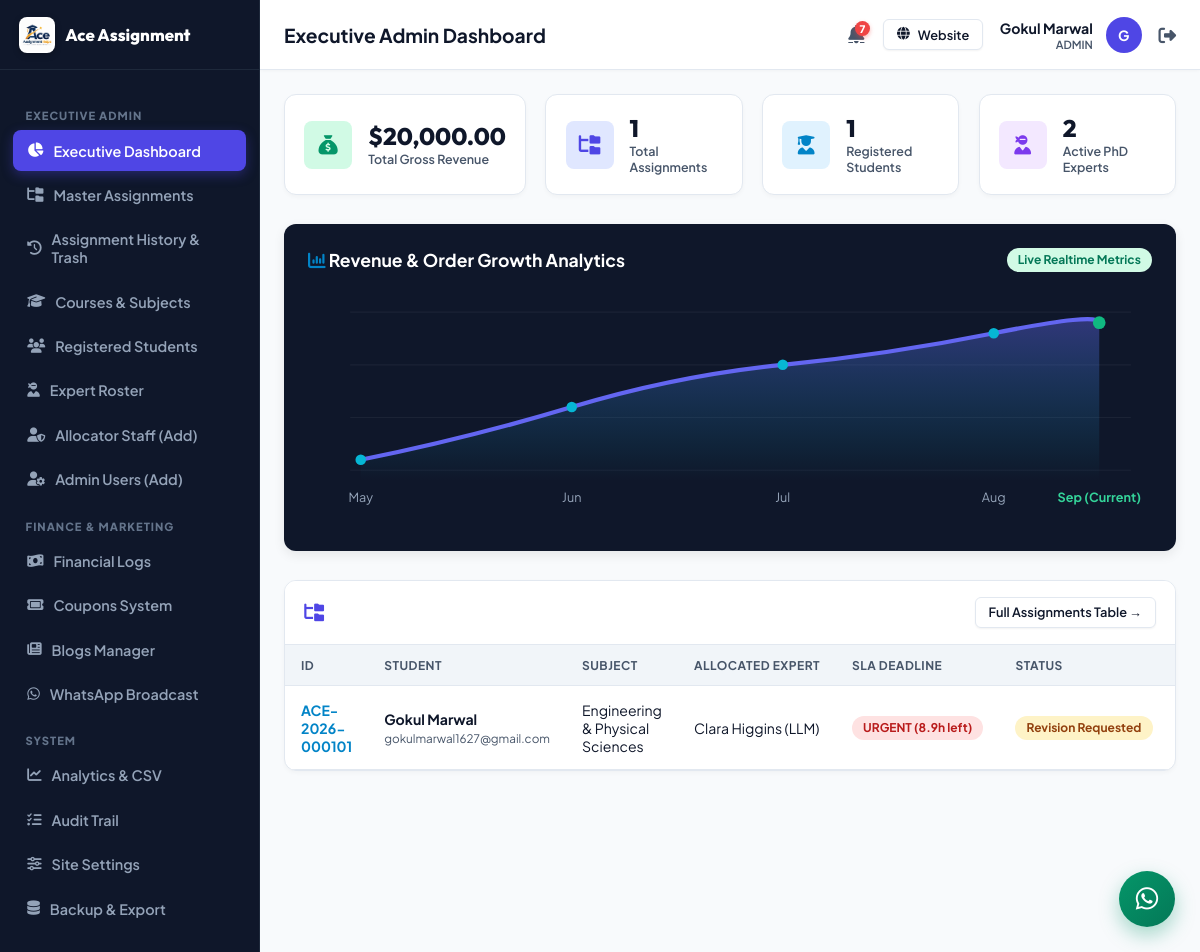
The app's page /admin/index.php (signed in) with its own data.
### tables this page shows
CREATE TABLE `payments` (
  `id` int NOT NULL AUTO_INCREMENT,
  `payment_id` varchar(50) NOT NULL,
  `assignment_id` varchar(50) NOT NULL,
  `student_id` varchar(50) NOT NULL,
  `amount` decimal(10,2) NOT NULL,
  `currency` varchar(10) DEFAULT 'USD',
  `status` varchar(50) DEFAULT 'Paid',
  `payment_method` varchar(100) DEFAULT NULL,
  `transaction_id` varchar(100) DEFAULT NULL,
  `payment_date` datetime DEFAULT CURRENT_TIMESTAMP,
  `payment_plan` varchar(50) DEFAULT '100%',
  PRIMARY KEY (`id`),
  UNIQUE KEY `payment_id` (`payment_id`)
);

CREATE TABLE `assignments` (
  `id` int NOT NULL AUTO_INCREMENT,
  `assignment_id` varchar(50) NOT NULL,
  `student_id` varchar(50) NOT NULL,
  `title` varchar(255) NOT NULL,
  `subject` varchar(100) NOT NULL,
  `assignment_type` varchar(100) DEFAULT NULL,
  `deadline` datetime DEFAULT NULL,
  `timezone` varchar(50) DEFAULT NULL,
  `word_count` int DEFAULT '250',
  `pages` int DEFAULT '1',
  `reference_style` varchar(50) DEFAULT NULL,
  `priority` varchar(50) DEFAULT 'Normal',
  `language` varchar(50) DEFAULT 'English (US)',
  `instructions` text,
  `currency` varchar(10) DEFAULT 'USD',
  `price` decimal(10,2) DEFAULT '0.00',
  `discount_code` varchar(50) DEFAULT NULL,
  `final_price` decimal(10,2) DEFAULT '0.00',
  `status` varchar(50) DEFAULT 'New',
  `allocator_id` varchar(50) DEFAULT NULL,
  `expert_id` varchar(50) DEFAULT NULL,
  `country` varchar(100) DEFAULT NULL,
  `university` varchar(255) DEFAULT NULL,
  `created_at` datetime DEFAULT CURRENT_TIMESTAMP,
  `updated_at` datetime DEFAULT CURRENT_TIMESTAMP ON UPDATE CURRENT_TIMESTAMP,
  `payment_status` varchar(50) DEFAULT 'Unpaid',
  `payment_plan` varchar(50) DEFAULT '100%',
  `paid_amount` decimal(10,2) DEFAULT '0.00',
  `remaining_balance` decimal(10,2) DEFAULT '0.00',
  `refund_reason` text,
  `revision_notes` text,
  PRIMARY KEY (`id`),
  UNIQUE KEY `assignment_id` (`assignment_id`)
);

CREATE TABLE `students` (
  `id` int NOT NULL AUTO_INCREMENT,
  `student_id` varchar(50) NOT NULL,
  `name` varchar(255) NOT NULL,
  `email` varchar(255) NOT NULL,
  `phone` varchar(100) DEFAULT NULL,
  `password` varchar(255) NOT NULL,
  `country` varchar(100) DEFAULT NULL,
  `university` varchar(255) DEFAULT NULL,
  `course` varchar(255) DEFAULT NULL,
  `status` varchar(50) DEFAULT 'Active',
  `created_at` datetime DEFAULT CURRENT_TIMESTAMP,
  PRIMARY KEY (`id`),
  UNIQUE KEY `student_id` (`student_id`),
  UNIQUE KEY `email` (`email`)
);

CREATE TABLE `experts` (
  `id` int NOT NULL AUTO_INCREMENT,
  `expert_id` varchar(50) NOT NULL,
  `name` varchar(255) NOT NULL,
  `email` varchar(255) NOT NULL,
  `phone` varchar(100) DEFAULT NULL,
  `subjects` text,
  `rating` decimal(3,2) DEFAULT '5.00',
  `completed_count` int DEFAULT '0',
  `status` varchar(50) DEFAULT 'Available',
  PRIMARY KEY (`id`),
  UNIQUE KEY `expert_id` (`expert_id`),
  UNIQUE KEY `email` (`email`)
);

### includes/auth.php (called while the page is built, shortened)
<?php
require_once __DIR__ . '/db.php';
class Auth {
    public static function currentUser() {
        return $_SESSION['user'] ?? null;
    }
    public static function checkLoggedIn() {
        $user = self::currentUser();
        if ($user) {
            $table = ($user['role'] === 'Admin') ? 'admins' : (($user['role'] === 'Allocator') ? 'allocators' : (($user['role'] === 'Expert') ? 'experts' : 'students'));
            $idKey = ($user['role'] === 'Admin') ? 'admin_id' : (($user['role'] === 'Allocator') ? 'allocator_id' : (($user['role'] === 'Expert') ? 'expert_id' : 'student_id'));
            $record = DataStore::findOne($table, $idKey, $user['id']);
        }
    }
    public static function checkRole($allowedRoles = []) {
        self::checkLoggedIn();
    }
}

### includes/db.php (called while the page is built, shortened)
<?php
class DataStore {
    private static $pdo = null;
    private static $dbHost = 'database-1.c1o0ygcs2cex.ap-south-1.rds.amazonaws.com';
    private static $dbPort = 3306;
    private static $dbUser = 'admin';
    private static $dbPass = 'Marwal#1627';
    private static $dbName = 'aceassignmenthelp_db';
    public static function getPdo() {
        if (self::$pdo === null) {
            try {
                $dsn = "mysql:host=" . self::$dbHost . ";port=" . self::$dbPort . ";dbname=" . self::$dbName . ";charset=utf8mb4";
                self::$pdo = new PDO($dsn, self::$dbUser, self::$dbPass, [
                    PDO::ATTR_ERRMODE => PDO::ERRMODE_EXCEPTION,
                    PDO::ATTR_DEFAULT_FETCH_MODE => PDO::FETCH_ASSOC,
                    PDO::ATTR_EMULATE_PREPARES => false,
                    PDO::ATTR_TIMEOUT => 5
                ]);
            } catch (Throwable $e) {
                error_log("MySQL Connection Failed: " . $e->getMessage());
                self::$pdo = null;
                throw new Exception("Unable to connect to MySQL database: " . $e->getMessage());
            }
        }
        return self::$pdo;
    }
    private static function formatRecordFromDb($collectionName, $row) {
        if ($collectionName === 'experts' && isset($row['subjects'])) {
            if (is_string($row['subjects'])) {
                $decoded = json_decode($row['subjects'], true);
                $row['subjects'] = is_array($decoded) ? $decoded : array_map('trim', explode(',', $row['subjects']));
            }
        }
        if ($collectionName === 'notifications') {
            if (isset($row['notification_id'])) {
                $row['id'] = $row['notification_id'];
            }
            $row['is_read'] = (bool)($row['is_read'] ?? false);
        }
        return $row;
    }
    public static function getCollection($collectionName) {
        $pdo = self::getPdo();
        try {
            $stmt = $pdo->query("SELECT * FROM `$collectionName` ORDER BY id DESC");
            $rows = $stmt->fetchAll();
            $result = [];
            foreach ($rows as $row) {
                $result[] = self::formatRecordFromDb($collectionName, $row);
            }
            return $result;
        } catch (Throwable $e) {
            error_log("DataStore::getCollection error ($collectionName): " . $e->getMessage());
            return [];
        }
    }
    public static function findOne($collectionName, $key, $value) {
        $pdo = self::getPdo();
        try {
            $sqlKey = $key;
            $stmt = $pdo->prepare("SELECT * FROM `$collectionName` WHERE `$sqlKey` = ? LIMIT 1");
            $stmt->execute([$value]);
            $row = $stmt->fetch();
            if ($row) {
                return self::formatRecordFromDb($collectionName, $row);
            }
        } catch (Throwable $e) {
            error_log("DataStore::findOne error ($collectionName, $key): " . $e->getMessage());
        }
        return null;
    }
}

### includes/helpers.php (called while the page is built, shortened)
<?php
require_once __DIR__ . '/db.php';
function get_sla_status($deadline_str)
{
    $now = time();
    $deadline = strtotime($deadline_str);
    $diff_seconds = $deadline - $now;
    $hours_left = round($diff_seconds / 3600, 1);
    if ($diff_seconds <= 0) {
        return [
            'level' => 'overdue',
            'label' => 'OVERDUE (' . abs(round($hours_left)) . 'h ago)',
            'hours_left' => $hours_left,
            'badge_class' => 'sla-red-pulse'
        ];
    } elseif ($hours_left <= 12) {
        return [
            'level' => 'red',
            'label' => 'URGENT (' . $hours_left . 'h left)',
            'hours_left' => $hours_left,
            'badge_class' => 'sla-red'
        ];
    }
}
function get_status_badge_class($status)
{
    switch ($status) {
        case 'Revision Requested':
            return 'badge-amber';
    }
}
function get_user_notifications($user_id, $user_role)
{
    $all = DataStore::getCollection('notifications');
    $filtered = array_filter($all, function ($n) use ($user_id, $user_role) {
        $targetRole = $n['user_role'] ?? '';
        $targetUser = $n['user_id'] ?? '';
        if (!empty($targetUser)) {
            return ($targetUser === $user_id);
        }
        if ($targetRole === 'All')
            return true;
        if ($targetRole === $user_role)
            return true;
        if ($user_role === 'Admin')
            return true;
        return false;
    });
    usort($filtered, function ($a, $b) {
        return strtotime($b['created_at'] ?? '0') - strtotime($a['created_at'] ?? '0');
    });
    return array_values($filtered);
}
function get_unread_notifications_count($user_id, $user_role)
{
    $notifs = get_user_notifications($user_id, $user_role);
    $count = 0;
    foreach ($notifs as $n) {
        if (empty($n['is_read'])) {
            $count++;
        }
    }
    return $count;
}

### admin/index.php (the view, shortened to what this page needs)
<?php
$pageTitle = "Executive Admin Dashboard";
require_once __DIR__ . '/../includes/auth.php';
Auth::checkRole('Admin');
require_once __DIR__ . '/../includes/helpers.php';
include __DIR__ . '/../includes/portal_header.php';
$assignments = DataStore::getCollection('assignments');
$students = DataStore::getCollection('students');
$experts = DataStore::getCollection('experts');
$payments = DataStore::getCollection('payments');
$totalRevenue = array_reduce($payments, function($sum, $p) { return $sum + (float)$p['amount']; }, 0);
?>
<div class="metrics-grid">
  <div class="metric-card">
    <div class="metric-icon icon-green"><i class="fa-solid fa-sack-dollar"></i></div>
    <div class="metric-info">
      <div class="m-val">$<?php echo number_format($totalRevenue, 2); ?></div>
      <div class="m-lbl">Total Gross Revenue</div>
    </div>
  </div>
  <div class="metric-card">
    <div class="metric-icon icon-blue"><i class="fa-solid fa-folder-tree"></i></div>
    <div class="metric-info">
      <div class="m-val"><?php echo count($assignments); ?></div>
      <div class="m-lbl">Total Assignments</div>
    </div>
  </div>
  <div class="metric-card">
    <div class="metric-icon icon-cyan"><i class="fa-solid fa-user-graduate"></i></div>
    <div class="metric-info">
      <div class="m-val"><?php echo count($students); ?></div>
      <div class="m-lbl">Registered Students</div>
    </div>
  </div>
  <div class="metric-card">
    <div class="metric-icon icon-purple"><i class="fa-solid fa-user-ninja"></i></div>
    <div class="metric-info">
      <div class="m-val"><?php echo count($experts); ?></div>
      <div class="m-lbl">Active PhD Experts</div>
    </div>
  </div>
</div>
<div class="chart-box">
  <div style="display:flex; justify-content:space-between; align-items:center; margin-bottom:1.2rem;">
    <h3 style="font-size:1.1rem; color:#fff;"><i class="fa-solid fa-chart-column" style="color:var(--secondary);"></i> Revenue & Order Growth Analytics</h3>
    <span class="badge badge-success">Live Realtime Metrics</span>
  </div>
  <svg viewBox="0 0 800 220" style="width:100%; height:auto; overflow:visible;">
    <text x="50" y="200" fill="#94a3b8" font-size="12" text-anchor="middle">May</text>
    <text x="250" y="200" fill="#94a3b8" font-size="12" text-anchor="middle">Jun</text>
    <text x="450" y="200" fill="#94a3b8" font-size="12" text-anchor="middle">Jul</text>
    <text x="650" y="200" fill="#94a3b8" font-size="12" text-anchor="middle">Aug</text>
    <text x="750" y="200" fill="#34d399" font-size="12" text-anchor="middle" font-weight="bold">Sep (Current)</text>
  </svg>
</div>
<div class="table-card">
  <div class="table-header">
    <h3 style="font-size:1.1rem; color:#fff;"><i class="fa-solid fa-folder-tree" style="color:var(--primary);"></i> Master Assignments Management</h3>
    <a href="/admin/assignments.php" class="btn btn-outline btn-sm">Full Assignments Table &rarr;</a>
  </div>
  <div class="table-responsive">
    <table class="data-table">
      <thead>
        <tr>
          <th>ID</th>
          <th>Student</th>
          <th>Subject</th>
          <th>Allocated Expert</th>
          <th>SLA Deadline</th>
          <th>Status</th>
          <th>Price</th>
        </tr>
      </thead>
      <tbody>
        <?php foreach (array_slice($assignments, 0, 5) as $asm):
          $student = DataStore::findOne('students', 'student_id', $asm['student_id']);
          $expert = DataStore::findOne('experts', 'expert_id', $asm['expert_id']);
          $sla = get_sla_status($asm['deadline']);
        ?>
          <tr>
            <td><strong style="color:var(--secondary);"><?php echo htmlspecialchars($asm['assignment_id']); ?></strong></td>
            <td><strong><?php echo htmlspecialchars($student['name'] ?? 'Student'); ?></strong><br><small style="color:var(--text-muted);"><?php echo htmlspecialchars($student['email'] ?? ''); ?></small></td>
            <td><?php echo htmlspecialchars($asm['subject']); ?></td>
            <td><?php echo htmlspecialchars($expert['name'] ?? 'Unassigned'); ?></td>
            <td><span class="badge <?php echo $sla['badge_class']; ?>"><?php echo $sla['label']; ?></span></td>
            <td><span class="badge <?php echo get_status_badge_class($asm['status']); ?>"><?php echo htmlspecialchars($asm['status']); ?></span></td>
            <td><strong><?php echo format_currency_amount($asm['final_price'], $asm['currency'] ?? 'USD'); ?></strong></td>
          </tr>
        <?php endforeach; ?>
      </tbody>
    </table>
  </div>
</div>
</div>
</div>
</body>
</html>

### includes/portal_header.php (shortened to what this page needs)
<?php
require_once __DIR__ . '/auth.php';
require_once __DIR__ . '/helpers.php';
$currentUser = Auth::currentUser();
$userRole = $currentUser['role'];
?>
<!DOCTYPE html>
<html lang="en">
<head>
  <link rel="stylesheet" href="https://cdnjs.cloudflare.com/ajax/libs/font-awesome/6.4.0/css/all.min.css">
  <link rel="stylesheet" href="/assets/css/portal.css">
</head>
<body class="portal-body">
<div class="portal-wrapper">
  <?php include __DIR__ . '/portal_sidebar.php'; ?>
  <div class="portal-main">
    <header class="portal-topbar">
      <div style="display:flex; align-items:center; gap:12px;">
        <div class="topbar-title">
          <?php echo isset($pageTitle) ? htmlspecialchars($pageTitle) : 'Dashboard Overview'; ?>
        </div>
      </div>
      <div class="topbar-user">
        <?php $unreadNotifCount = function_exists('get_unread_notifications_count') ? get_unread_notifications_count($currentUser['id'], $userRole) : 0; ?>
        <a href="/<?php echo strtolower($userRole); ?>/notifications.php" style="position:relative; color:var(--text-muted); font-size:1.15rem; margin-right:6px; display:inline-flex; align-items:center;" title="Notifications (<?php echo $unreadNotifCount; ?> unread)">
          <i class="fa-solid fa-bell"></i>
          <?php if ($unreadNotifCount > 0): ?>
            <span style="position:absolute; top:-4px; right:-6px; background:#ef4444; color:#fff; font-size:0.65rem; font-weight:800; border-radius:10px; padding:1px 5px; min-width:14px; text-align:center; box-shadow:0 2px 4px rgba(239, 68, 68, 0.4);"><?php echo $unreadNotifCount; ?></span>
          <?php endif; ?>
        </a>
        <a href="/" target="_blank" class="btn btn-outline btn-sm" style="margin-right:4px; display:inline-flex;">
          <i class="fa-solid fa-globe"></i> <span class="user-meta-desktop">Website</span>
        </a>
        <div style="text-align:right;" class="user-meta-desktop">
          <div style="font-weight:700; color:var(--text-main); font-size:0.88rem;"><?php echo htmlspecialchars($currentUser['name']); ?></div>
          <small style="color:var(--text-muted); font-weight:600; font-size:0.7rem; text-transform:uppercase; display:block;"><?php echo htmlspecialchars($userRole); ?></small>
        </div>
        <div class="user-avatar" title="<?php echo htmlspecialchars($currentUser['name']); ?>">
          <?php echo strtoupper(substr($currentUser['name'], 0, 1)); ?>
        </div>
        <a href="/logout.php" title="Logout" style="color:var(--text-muted); font-size:1.1rem; margin-left:4px;">
          <i class="fa-solid fa-right-from-bracket"></i>
        </a>
      </div>
    </header>
    <div class="portal-content">
<button class="floating-chat-btn" id="portalLiveChatTrigger" title="Open Live Portal Chat">
  <i class="fa-brands fa-whatsapp"></i>
</button>

### records on screen
payments: amount "20,000.00"
assignments: assignment "ACE-2026-000101", students.name "Gokul Marwal", students.email "gokulmarwal1627@gmail.com", subject "Engineering & Physical Sciences", deadline "URGENT (8.9h left)", status "Revision Requested"
experts: name "Clara Higgins (LLM)"

### other values on screen
$pageTitle "Executive Admin Dashboard"
$unreadNotifCount "7"
$currentUser['name'] "Gokul Marwal"
$userRole "ADMIN"
substr($currentUser['name'], 0, 1) "G"
count($assignments) "1"
count($students) "1"
count($experts) "2"
